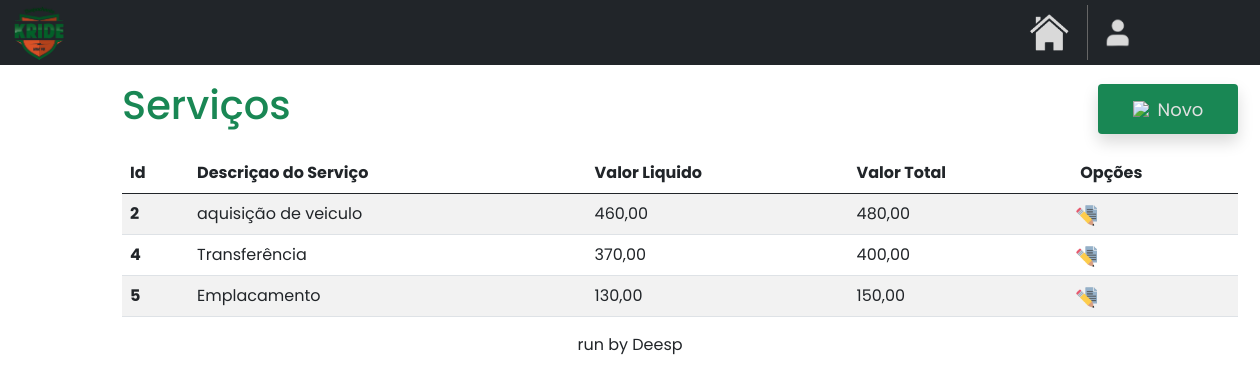
The page /home/servicos on the database as committed earlier.
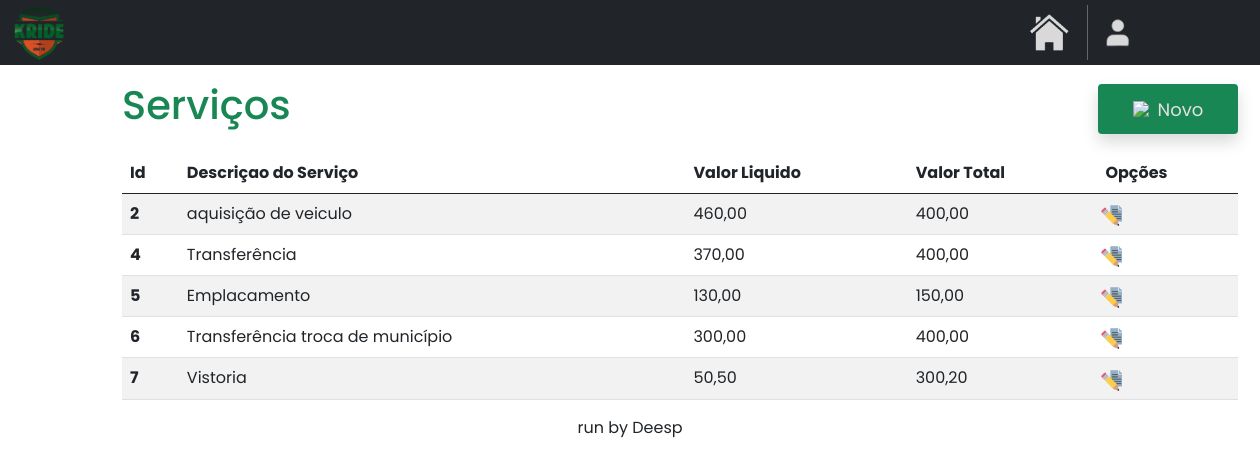
The same page on the database as committed later.
### OS/models.py (models this page shows)
class Servico(models.Model):
    descricao = models.CharField(max_length=50)
    custo = models.CharField(max_length=10, default='0')
    valor_liquido = models.CharField(max_length=10, default='0')
    valor_total = models.CharField(max_length=10, default='0')
    taxa_detran = models.CharField(max_length=10, default='0')
    notas = models.TextField(blank=True, null=True)

### servicos/views.py (the view)
# urls.py: path('servicos', serviews.servicos, name='servicos'),
def servicos(request):
    return paginacao(request)

### servicos/views.py (called while the page is built)
def paginacao(request):
    servicos = Servico.objects.all().values('id', 'descricao', 'valor_liquido', 'valor_total')
    servicos_paginados = Paginator(servicos, 10)
    page_num = request.GET.get('page')
    servicos = servicos_paginados.get_page(page_num)
    return render(request, 'servicos.html', {'servicos': servicos})

### servicos/templates/servicos.html (shortened to what this page needs)
{% extends "base.html" %}
{% load static %}
{% block content %}
<!DOCTYPE html>
<html lang="pt-BR">
<head>
    <link href="https://cdn.jsdelivr.net/npm/bootstrap@5.0.2/dist/css/bootstrap.min.css" rel="stylesheet">
</head>
<body>
    <div class="container mt-3 custom-container">
        <div class="d-flex justify-content-start align-items-center">
            <h1 class="me-auto text-success">Serviços</h1>
            <div class="shadow bg-success rounded" style="width: 140px; height: 50px; margin-left: 85px;">
                <a href="{% url 'novo_servico' %}" style="text-decoration: none; display: flex; align-items: center; justify-content: center; width: 100%; height: 100%;">
                    <img src="{% static 'images/novo.png' %}" style="width: 20px; margin-right: 5px;">
                    <p class="hover-link" style="font-size: 18px; margin: 0;">Novo</p>
                </a>
            </div>
        </div>
        <table class="table table-striped mt-3">
            <thead>
                <tr>
                    <th scope="col">Id</th>
                    <th scope="col">Descriçao do Serviço</th>
                    <th scope="col">Valor Liquido</th>
                    <th scope="col">Valor Total</th>
                    <th scope="col">Opções</th>
                </tr>
            </thead>
            <tbody  id="tbodyClientes">
                {% for servico in servicos %}
                    <tr>
                        <th>{{servico.id}}</th>
                        <td>{{servico.descricao}}</td>
                        <td>{{servico.valor_liquido}}</td>
                        <td>{{servico.valor_total}}</td>
                        <td>
                            <a href="{% url 'editar_servico' servico.id %}"  title="EDITAR" style="height: 20px; margin-left: -5px;">
                                <img src="{% static 'images/editar.png' %}" style="width: 22px; height: 23px;">
                            </a>
                        </td>
                    </tr>
                {% endfor %}
            </tbody>
        </table>
    </div>
</body>
</html>
{% endblock %}

Rows that differ between the two databases and show on the page:
changed Servico "aquisição de veiculo": valor_total "480,00" → "400,00"
added Servico: id "6", descricao "Transferência troca de município", valor_liquido "300,00", valor_total "400,00"
added Servico: id "7", descricao "Vistoria", valor_liquido "50,50", valor_total "300,20"
